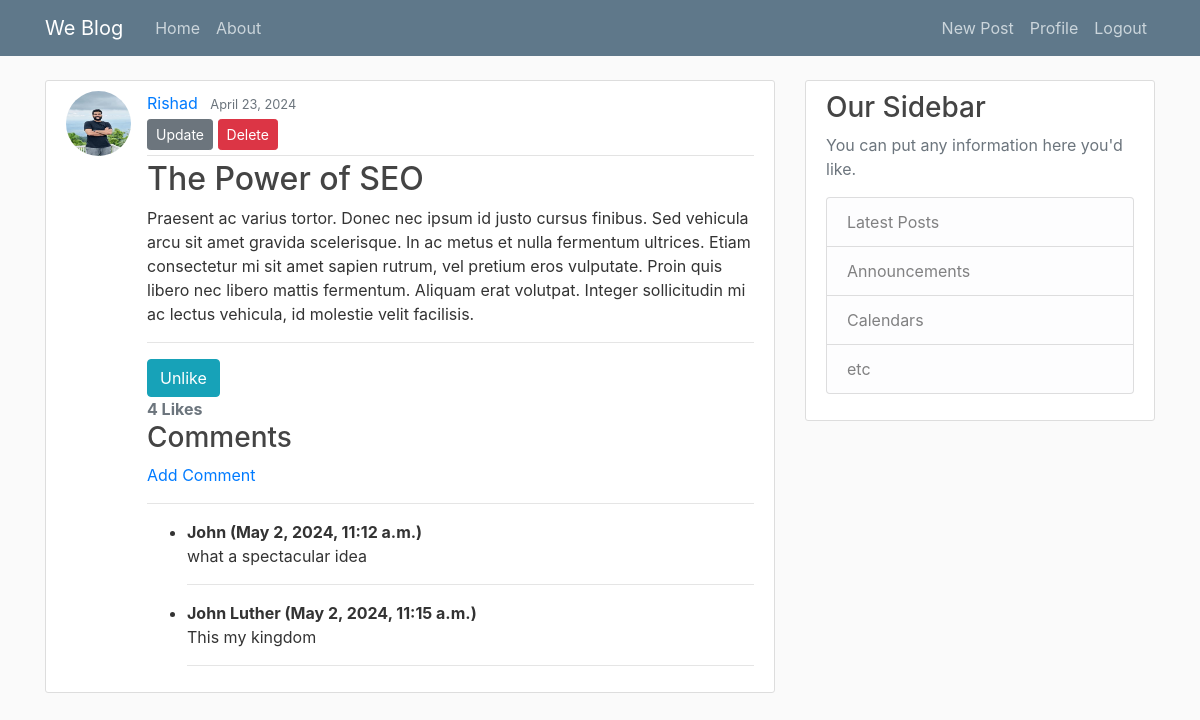
/post/19/ (signed in), run on the app's committed database.
### blog/models.py (models this page shows, shortened)
class Post(models.Model):
    title = models.CharField(max_length=100)
    content = models.TextField()
    date_posted = models.DateTimeField(default=timezone.now) #used default to give option to change time & date posted
    author = models.ForeignKey(User, on_delete=models.CASCADE) #if the suer is deleted their post should also be deleted that why using (on_delete=models.CASCADE)
    likes = models.ManyToManyField(User, related_name='likes')

class Comment(models.Model):
    post = models.ForeignKey(Post, on_delete=models.CASCADE,  related_name="comments")
    name = models.CharField(max_length=255)
    body = models.TextField()
    created_at = models.DateTimeField(auto_now_add=True)

### users/models.py (models this page shows, shortened)
class Profile(models.Model):
    user = models.OneToOneField(User, on_delete=models.CASCADE)
    image = models.ImageField(default='default.jpg',upload_to='profile_pics')

### blog/views.py (the view)
# urls.py: path('post/<int:pk>/', PostDetailView.as_view(), name='post-detail'),
class PostDetailView(DetailView):
    model = Post
    template_name = 'blog/post_detail.html'
    context_object_name = 'post'
    def get_context_data(self, **kwargs):
        data = super().get_context_data(**kwargs)
        post = self.get_object()  # Get the current post object
        liked = False
        if post.likes.filter(id=self.request.user.id).exists():
            liked = True
        data['number_of_likes'] = post.likes.count()  # Calculate number of likes dynamically
        data['post_is_liked'] = liked
        return data

### blog/templates/blog/post_detail.html (shortened to what this page needs)
{% extends "blog/base.html" %}
{% block content %}
  <article class="media content-section">
    <img class="rounded-circle article-img" src="{{ object.author.profile.image.url }}">
    <div class="media-body">
          <div class="article-metadata">
              <a class="mr-2" href="{% url 'user-posts' object.author.username %}">{{ object.author }}</a>
              <small class="text-muted">{{ object.date_posted|date:"F d, Y" }}</small>
              {% if object.author == user %}
              <div>
                <a class="btn btn-secondary btn-sm mt-1 mb-1"  href="{% url 'post-update' object.id %}">Update</a>
                <a class="btn btn-danger btn-sm mt-1 mb-1"  href="{% url 'post-delete' object.id %}">Delete</a>
              </div>
              {% endif %}
          </div>
          <h2 class="article-title">{{ object.title }}</a></h2>
          <p class="article-content">{{ object.content }}</p>
          <hr>
          {% if user.is_authenticated %}
            <form action="{% url 'blogpost_like' post.id %}" method="POST">
              {% if post_is_liked %}
              <button type="submit" name="blogpost_id" value="{{post.id}}" class="btn btn-info">Unlike</button>
              {% else %}
              <button type="submit" name="blogpost_id" value="{{post.id}}" class="btn btn-info">Like</button>
              {% endif %}
            </form>
          {% else %}
            <a class="btn btn-outline-info" href="{% url 'login' %}?next={{request.path}}">Log in to like this article!</a><br>
          {% endif %}
          <strong class="text-secondary">{{ number_of_likes }} Like{{ number_of_likes|pluralize }}</strong>
          <h3>Comments</h3>
          {% if user.is_authenticated %}
          <a href="{% url 'add-comment' post.id %}">Add Comment</a>
          <hr>
          <ul>
            {% for comment in post.comments.all %}
              <li> <strong>{{ comment.name }} ({{ comment.created_at }})</strong></li>
              {{ comment.body }}
              <hr>
            {% endfor %}
          </ul>
          {% else %}
            <a class="btn btn-outline-info" href="{% url 'login' %}?next={{request.path}}">Log in to Comment this article!</a><br>
          {% endif %}
    </div>
  </article>
{% endblock content %}

### blog/static/css/main.css (style rules this page uses)
body { background: #fafafa; color: #333333; margin-top: 5rem; }
h1, h2, h3, h4, h5, h6 { color: #444444; }
ul { margin: 0; }
.content-section { background: #ffffff; padding: 10px 20px; border: 1px solid #dddddd; border-radius: 3px; margin-bottom: 20px; }
.article-title { color: #444444; }
.article-content { white-space: pre-line; }
.article-img { height: 65px; width: 65px; margin-right: 16px; }
.article-metadata { padding-bottom: 1px; margin-bottom: 4px; border-bottom: 1px solid #e3e3e3 }

### data on the page
Post: author.profile.image (picture), author "Rishad", date_posted "April 23, 2024", title "The Power of SEO", content "Praesent ac varius tortor. Donec nec ipsum id justo cursus finibus. Sed vehicula arcu sit amet gravida scelerisque. In ac metus et nulla fermentum ultrices. Etiam consectetur mi sit amet sapien rutrum, vel pretium eros vulputate. Proin quis libero nec libero mattis fermentum. Aliquam erat volutpat. Integer sollicitudin mi ac lectus vehicula, id molestie velit facilisis."
Comment: name "John", created_at "May 2, 2024, 11:12 a.m.", body "what a spectacular idea"
Comment: name "John Luther", created_at "May 2, 2024, 11:15 a.m.", body "This my kingdom"

### other printed values
{{ number_of_likes }} "4"
